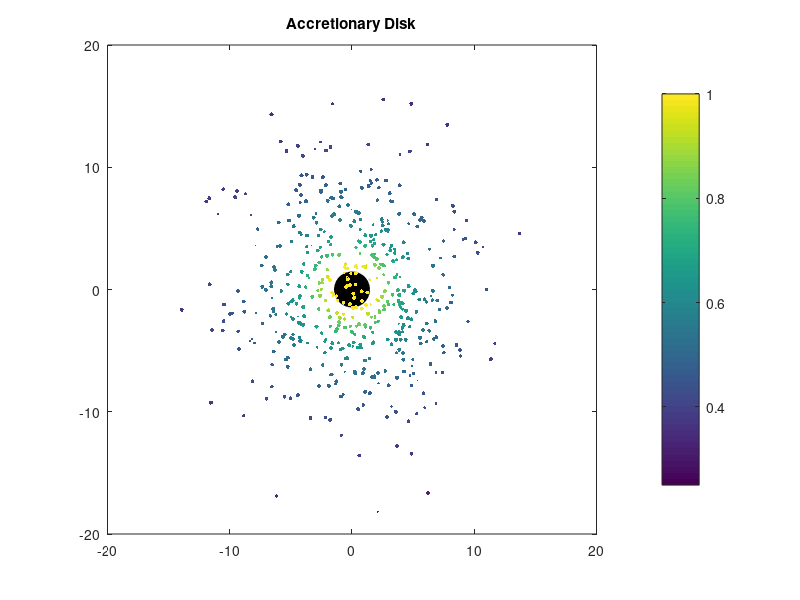

Write the MATLAB code that produced this figure. (Note: this script raises an error after producing the figure.)

% set parameters
N  = 5e2;   % number of bodies
K  = 1e6;   % number of time steps
dt = 0.01;  % size of time step
G  = 1;     % gravitational constant

% initialise body mass and position
M  = [2;rand(N-1,1).*0.0001];
X  = [0,0;randn(N-1,2).*5];

% calculate initial orbital velocity
r  = sum((X-X(1,:)).^2,2).^0.5 + 1e-32;
R  = (X-X(1,:))./r;
V  = sqrt(G.*M(1)./r) .* [R(:,2),-R(:,1)];


%Josh's comment
for k = 1:K
    
    % plot model progress
    if ~mod(k-1,25)  % <- lower number for more frequent plots
        figure(1); clf;
        plot(X(1,1),X(1,2),'ko','MarkerFaceColor','k','MarkerSize',M(1).^(1/3).*20); hold on; box on; axis equal;
        scatter(X(2:N,1),X(2:N,2),M(2:N).^(1/3).*2e2,sum(V(2:N,:).^2,2).^0.5,'filled'); caxis([0.25,1]); colorbar;
        axis([X(1,1)-20,X(1,1)+20,X(1,2)-20,X(1,2)+20]);
        title('Accretionary Disk');
        drawnow;
        figure(2); clf;
        histogram(log10(M),min(50,max(5,round(N/10))));
        title('Size Distribution');
    end
    
    % calculate new orbital velocity
    for nj = 1:N
        D  = sum((X-X(nj,:)).^2,2).^0.5 + 1e-16;
        Fj = - G.*(M.*M(nj))./D.^2 .* (X-X(nj,:))./D;
        V  = V + Fj./M .* dt;
    end
    
    X = X + V.*dt;  % update position of all bodies
    
    % detect collisions and merge collided bodies
    nj = 1;
    while nj < N
        D         = sum((X-X(nj,:)).^2,2).^0.5 + 1e-16;
        ind       = (D < (M+M(nj)).^(1/3)./10);
        ind(nj)   = 0;
        Mc        = M(ind);
        Vc        = V(ind,:);
        if ~isempty(Mc)
            V(nj,:)   = ((Mc*Vc) + M(nj)*V(nj,:))/(Mc+M(nj));
            M(nj)     =  Mc + M(nj);
            X(ind,:)  =  [];
            V(ind,:)  =  [];
            M(ind)    =  [];
            N         =  N-1;
        end
        nj = nj+1;
    end
    
end